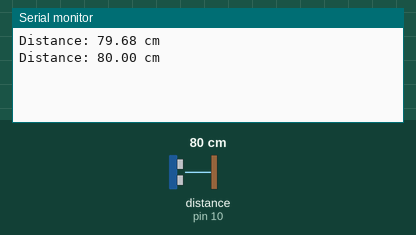
Simulated run of this program. Board: Arduino Uno, built with avr-gcc and run on an emulated ATmega328P. On the bench: the last lines printed to the serial monitor. Wiring (inferred from the names in the program): ultrasonic range finder: trigger pin 9; echo pin 10. The inputs (shaded band) are chosen by the test bench; at power-on: distance to the obstacle (sensor on pin 10) 80 cm. The echo pulse lasts 58.3 µs per cm.

Above: at 1.8 s.
1.9 s: distance to the obstacle (sensor on pin 10) set to 2 cm
At 2.8 s:
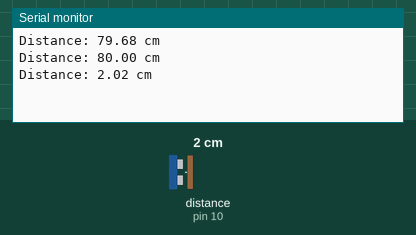
3.4 s: distance to the obstacle (sensor on pin 10) set to 4 cm
At 4.6 s:
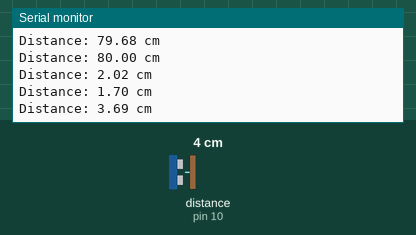
Timing chart, 0 to 6.4 s (numbered marks = the images above; inputs shaded):
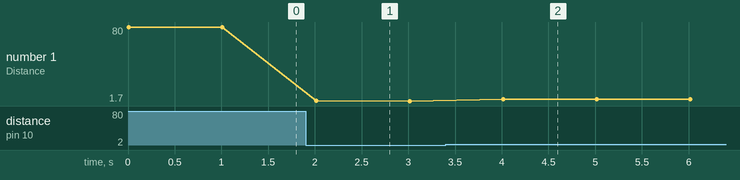

The program:

main.cpp
```cpp
#include <Arduino.h>

#define trigPin 9
#define echoPin 10
long duration;
float distanceCm;

void setup() {
  Serial.begin(9600); // Start serial communication
  pinMode(trigPin, OUTPUT); // Trigger pin as output
  pinMode(echoPin, INPUT); // Echo pin as input
}

void loop() {
  // Clear trigPin
  digitalWrite(trigPin, LOW);
  delayMicroseconds(2);

  // Sets the trigPin on HIGH state for 10 micro seconds
  digitalWrite(trigPin, HIGH);
  delayMicroseconds(10);
  digitalWrite(trigPin, LOW);

  // Reads the echoPin, returns sound wave travel time in microseconds
  duration = pulseIn(echoPin, HIGH);

  // Calculate the distance (speed of sound is 0.0343 cm/us)
  distanceCm = duration * 0.0343 / 2;

  // Print distance to Serial Monitor
  Serial.print("Distance: ");
  Serial.print(distanceCm);
  Serial.println(" cm");

  delay(1000); // Short delay before next measurement
}
```

Measured:
- after the input at 1.9 s, the serial monitor: prints a new line after 0.11 s (image 1)
- after the input at 3.4 s, the serial monitor: prints a new line after 0.61 s (image 2)
- plotted number 1: 80 → 1.7 after the input at 1.9 s, 1.7 → 3.69 after the input at 3.4 s
